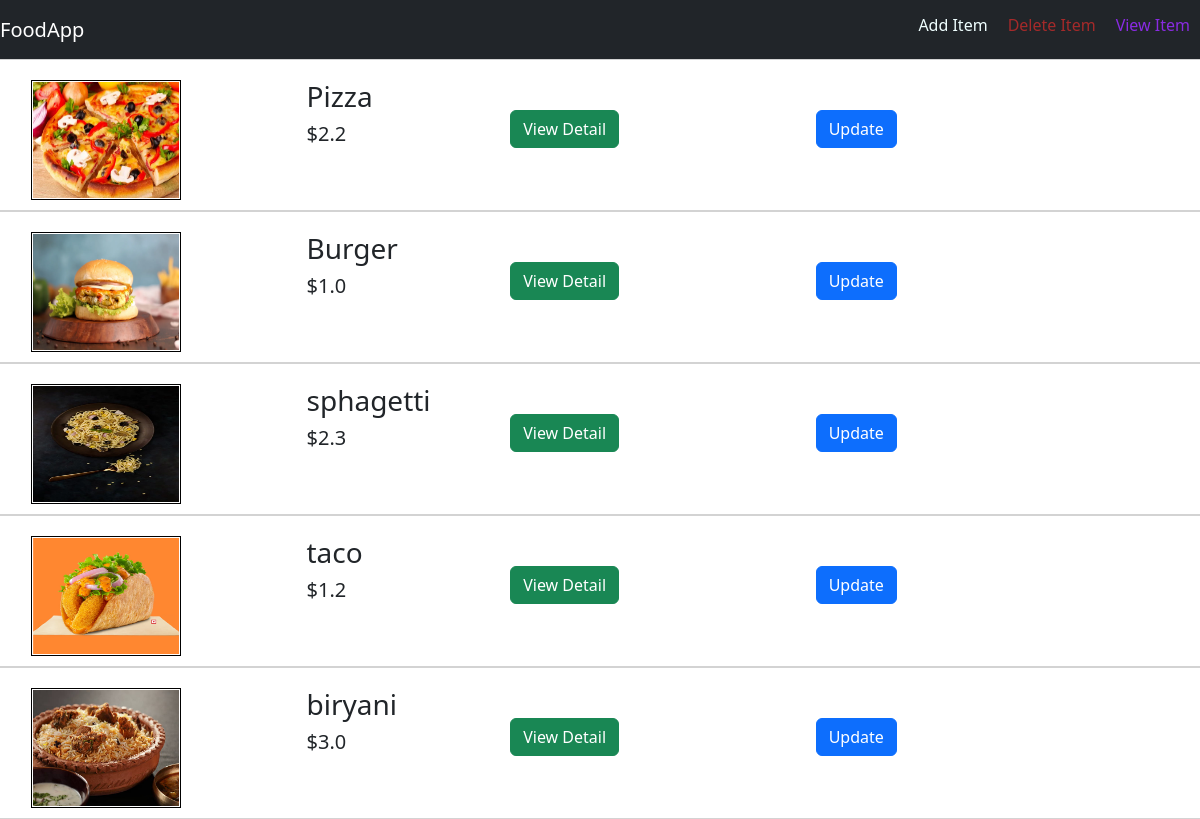
Screenshot of /food/ with the database file from the repository.
### food/models.py (models this page shows, shortened)
class Item(models.Model):
    item_name=models.CharField(max_length=50)
    item_desc=models.CharField(max_length=100)
    item_price=models.FloatField()
    item_image=models.CharField(max_length=500,default="https://cdn-icons-png.flaticon.com/512/1147/1147805.png")

### food/views.py (the view)
# urls.py: path('', views.item,name="item"),
def item(request):
    item_list=Item.objects.all()  #data
    context={
        'item_list': item_list
    }
    return render(request,'food/index.html',context)

### food/templates/food/index.html (shortened to what this page needs)
{%  extends 'food/base.html' %}
    {% block body %}
    {% for item in item_list %}
      <div class="row" style="border:1px solid lightgray;">
        <div class="col-md-3 offset md-1">
          <img src="../../static/food/{{item.item_name}}.jpg" width="150px" height="120px" class="image_class"></div>
        <div class="col-md-2">
          <h3 style="margin-top:20px">{{item.item_name}}</h3>
          <h5>${{item.item_price}}</h5>
        </div>
        <div class="col-md-3">
          <a href="{% url 'food:detail' item.id %}">
           <button class ="btn btn-success" style="margin-top:50px">View Detail</button></a>
      </div>
      <div class="col-md-3">
        <a href="{% url 'food:update_item' item.id %}">
          <button class ="btn btn-primary" style="margin-top:50px">Update</button></a>
        </div>
    </div>
    {%endfor%}
    {% endblock%}

### food/templates/food/base.html (shortened to what this page needs)
{% load static %}
<!DOCTYPE html>
<html lang="en">
<head>
    <link rel="stylesheet" href="https://cdn.jsdelivr.net/npm/bootstrap@5.3.0/dist/css/bootstrap.min.css">
    <link rel="stylesheet" href="https://cdn.jsdelivr.net/npm/bootstrap@5.3.0/dist/js/bootstrap.bundle.min.js">
    <link href="../../static/food/index_style.css" rel="stylesheet">
</head>
<body>
     <nav class ="navbar navbar-dark bg-dark">
        <a href="#" class="navbar-brand">FoodApp</a>
        <div class="navbar">
            <a class="nav-item nav-link" style="margin-left: 10px; margin-right: 10px" href="http://127.0.0.1:8000/food/add/"><h6 style=color:azure>Add Item</h6></a>
            <a class="nav-item nav-link" style="margin-left: 10px; margin-right: 10px" href="#"><h6 style=color:brown>Delete Item</h6></a>
            <a class="nav-item nav-link" style="margin-left: 10px; margin-right: 10px" href="#"><h6 style=color:blueviolet>View Item</h6></a>
        </div>
     </nav>
    {% block body %}
    {% endblock %}
 </body>
 </html>

### food/static/food/index_style.css (style rules this page uses)
.image_class { border:1px solid black !important; margin-top:20px; padding: 1px; margin-left: 30px; margin-bottom:10px; }

### rows the page displays
Item: item_name (picture), item_name "Pizza", item_price "2.2"
Item: item_name (picture), item_name "Burger", item_price "1.0"
Item: item_name (picture), item_name "sphagetti", item_price "2.3"
Item: item_name (picture), item_name "taco", item_price "1.2"
Item: item_name (picture), item_name "biryani", item_price "3.0"
